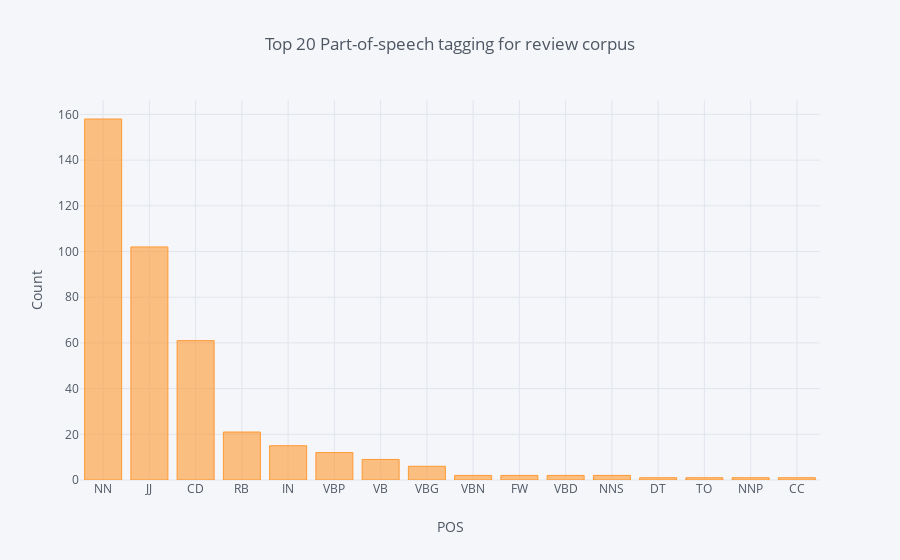

The code cell stored with this chart in its notebook:
### Markdown cell above
### 3.5 The distribution of top part-of-speech tags of review corpus

### Code cell
blob = TextBlob(str(mv_data['clean_text_lem_detokenized']))
pos_df = pd.DataFrame(blob.tags, columns = ['word' , 'pos'])
pos_df = pos_df.pos.value_counts()[:20]
pos_df.iplot(
    kind='bar',
    xTitle='POS',
    yTitle='Count', 
    title='Top 20 Part-of-speech tagging for review corpus')

### Figure 1 — Plotly figure (JSON) as saved in the notebook; plotly's stock layout.template omitted (floating-point values rounded to 4 significant figures)
{"data": [{"marker": {"color": "rgba(255, 153, 51, 0.6)", "line": {"color": "rgba(255, 153, 51, 1.0)", "width": 1}}, "name": "pos", "orientation": "v", "text": "", "type": "bar", "uid": "bf43e3f9-5917-4f46-babe-a9bc2e1ccb84", "x": ["NN", "JJ", "CD", "RB", "IN", "VBP", "VB", "VBG", "VBN", "FW", "VBD", "NNS", "DT", "TO", "NNP", "CC"], "y": [158, 102, 61, 21, 15, 12, 9, 6, 2, 2, 2, 2, 1, 1, 1, 1]}], "layout": {"legend": {"bgcolor": "#F5F6F9", "font": {"color": "#4D5663"}}, "paper_bgcolor": "#F5F6F9", "plot_bgcolor": "#F5F6F9", "title": {"font": {"color": "#4D5663"}, "text": "Top 20 Part-of-speech tagging for review corpus"}, "xaxis": {"gridcolor": "#E1E5ED", "showgrid": true, "tickfont": {"color": "#4D5663"}, "title": {"font": {"color": "#4D5663"}, "text": "POS"}, "zerolinecolor": "#E1E5ED"}, "yaxis": {"gridcolor": "#E1E5ED", "showgrid": true, "tickfont": {"color": "#4D5663"}, "title": {"font": {"color": "#4D5663"}, "text": "Count"}, "zerolinecolor": "#E1E5ED"}}}
